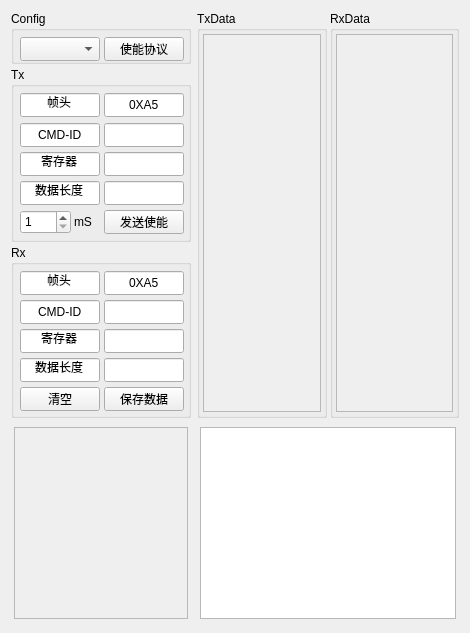
      <widget class="QWidget" name="tab1_2">
       <attribute name="title">
        <string>通信协议</string>
       </attribute>
       <layout class="QGridLayout" name="gridLayout_25">
        <item row="0" column="0">
         <layout class="QGridLayout" name="gridLayout_24">
          <item row="0" column="0">
           <widget class="QWidget" name="widget_2" native="true">
            <property name="minimumSize">
             <size>
              <width>180</width>
              <height>407</height>
             </size>
            </property>
            <property name="maximumSize">
             <size>
              <width>180</width>
              <height>407</height>
             </size>
            </property>
            <layout class="QGridLayout" name="gridLayout_17">
             <property name="leftMargin">
              <number>0</number>
             </property>
             <property name="topMargin">
              <number>0</number>
             </property>
             <property name="rightMargin">
              <number>0</number>
             </property>
             <property name="bottomMargin">
              <number>0</number>
             </property>
             <property name="spacing">
              <number>3</number>
             </property>
             <item row="0" column="0">
              <widget class="QGroupBox" name="groupBox">
               <property name="minimumSize">
                <size>
                 <width>180</width>
                 <height>53</height>
                </size>
               </property>
               <property name="maximumSize">
                <size>
                 <width>180</width>
                 <height>53</height>
                </size>
               </property>
               <property name="title">
                <string>Config</string>
               </property>
               <layout class="QGridLayout" name="gridLayout_16">
                <property name="leftMargin">
                 <number>6</number>
                </property>
                <property name="topMargin">
                 <number>6</number>
                </property>
                <property name="rightMargin">
                 <number>6</number>
                </property>
                <property name="bottomMargin">
                 <number>6</number>
                </property>
                <item row="0" column="0">
                 <widget class="vCombox" name="comboBox">
                  <property name="minimumSize">
                   <size>
                    <width>80</width>
                    <height>24</height>
                   </size>
                  </property>
                  <property name="maximumSize">
                   <size>
                    <width>80</width>
                    <height>24</height>
                   </size>
                  </property>
                 </widget>
                </item>
                <item row="0" column="1">
                 <widget class="QPushButton" name="pushButton_4">
                  <property name="minimumSize">
                   <size>
                    <width>80</width>
                    <height>24</height>
                   </size>
                  </property>
                  <property name="maximumSize">
                   <size>
                    <width>80</width>
                    <height>24</height>
                   </size>
                  </property>
                  <property name="text">
                   <string>使能协议</string>
                  </property>
                  <property name="checkable">
                   <bool>true</bool>
                  </property>
                 </widget>
                </item>
               </layout>
              </widget>
             </item>
             <item row="1" column="0">
              <widget class="QGroupBox" name="groupBoxV1">
               <property name="minimumSize">
                <size>
                 <width>180</width>
                 <height>175</height>
                </size>
               </property>
               <property name="maximumSize">
                <size>
                 <width>180</width>
                 <height>175</height>
                </size>
               </property>
               <property name="cursor">
                <cursorShape>ArrowCursor</cursorShape>
               </property>
               <property name="focusPolicy">
                <enum>Qt::NoFocus</enum>
               </property>
               <property name="title">
                <string>Tx</string>
               </property>
               <layout class="QGridLayout" name="gridLayout_14">
                <property name="leftMargin">
                 <number>6</number>
                </property>
                <property name="topMargin">
                 <number>6</number>
                </property>
                <property name="rightMargin">
                 <number>6</number>
                </property>
                <property name="bottomMargin">
                 <number>6</number>
                </property>
                <item row="0" column="0">
                 <widget class="QLineEdit" name="lineEdit">
                  <property name="minimumSize">
                   <size>
                    <width>80</width>
                    <height>24</height>
                   </size>
                  </property>
                  <property name="maximumSize">
                   <size>
                    <width>80</width>
                    <height>24</height>
                   </size>
                  </property>
                  <property name="text">
                   <string>帧头</string>
                  </property>
                  <property name="alignment">
                   <set>Qt::AlignCenter</set>
                  </property>
                  <property name="readOnly">
                   <bool>true</bool>
                  </property>
                 </widget>
                </item>
                <item row="0" column="1">
                 <widget class="QLineEdit" name="lineEdit_2">
                  <property name="minimumSize">
                   <size>
                    <width>80</width>
                    <height>24</height>
                   </size>
                  </property>
                  <property name="maximumSize">
                   <size>
                    <width>80</width>
                    <height>24</height>
                   </size>
                  </property>
                  <property name="text">
                   <string>0XA5</string>
                  </property>
                  <property name="alignment">
                   <set>Qt::AlignCenter</set>
                  </property>
                  <property name="readOnly">
                   <bool>true</bool>
                  </property>
                 </widget>
                </item>
                <item row="1" column="0">
                 <widget class="QLineEdit" name="lineEdit_3">
                  <property name="minimumSize">
                   <size>
                    <width>80</width>
                    <height>24</height>
                   </size>
                  </property>
                  <property name="maximumSize">
                   <size>
                    <width>80</width>
                    <height>24</height>
                   </size>
                  </property>
                  <property name="text">
                   <string>CMD-ID</string>
                  </property>
                  <property name="alignment">
                   <set>Qt::AlignCenter</set>
                  </property>
                  <property name="readOnly">
                   <bool>true</bool>
                  </property>
                 </widget>
                </item>
                <item row="1" column="1">
                 <widget class="QLineEdit" name="lineEdit_4">
                  <property name="minimumSize">
                   <size>
                    <width>80</width>
                    <height>24</height>
                   </size>
                  </property>
                  <property name="maximumSize">
                   <size>
                    <width>80</width>
                    <height>24</height>
                   </size>
                  </property>
                  <property name="text">
                   <string/>
                  </property>
                  <property name="alignment">
                   <set>Qt::AlignCenter</set>
                  </property>
                 </widget>
                </item>
                <item row="2" column="0">
                 <widget class="QLineEdit" name="lineEdit_5">
                  <property name="minimumSize">
                   <size>
                    <width>80</width>
                    <height>24</height>
                   </size>
                  </property>
                  <property name="maximumSize">
                   <size>
                    <width>80</width>
                    <height>24</height>
                   </size>
                  </property>
                  <property name="text">
                   <string>寄存器</string>
                  </property>
                  <property name="alignment">
                   <set>Qt::AlignCenter</set>
                  </property>
                  <property name="readOnly">
                   <bool>true</bool>
                  </property>
                 </widget>
                </item>
                <item row="2" column="1">
                 <widget class="QLineEdit" name="lineEdit_6">
                  <property name="minimumSize">
                   <size>
                    <width>80</width>
                    <height>24</height>
                   </size>
                  </property>
                  <property name="maximumSize">
                   <size>
                    <width>80</width>
                    <height>24</height>
                   </size>
                  </property>
                  <property name="text">
                   <string/>
                  </property>
                  <property name="alignment">
                   <set>Qt::AlignCenter</set>
                  </property>
                 </widget>
                </item>
                <item row="3" column="0">
                 <widget class="QLineEdit" name="lineEdit_7">
                  <property name="minimumSize">
                   <size>
                    <width>80</width>
                    <height>24</height>
                   </size>
                  </property>
                  <property name="maximumSize">
                   <size>
                    <width>80</width>
                    <height>24</height>
                   </size>
                  </property>
                  <property name="text">
                   <string>数据长度</string>
                  </property>
                  <property name="alignment">
                   <set>Qt::AlignCenter</set>
                  </property>
                  <property name="readOnly">
                   <bool>true</bool>
                  </property>
                 </widget>
                </item>
                <item row="3" column="1">
                 <widget class="QLineEdit" name="lineEdit_8">
                  <property name="minimumSize">
                   <size>
                    <width>80</width>
                    <height>24</height>
                   </size>
                  </property>
                  <property name="maximumSize">
                   <size>
                    <width>80</width>
                    <height>24</height>
                   </size>
                  </property>
                  <property name="text">
                   <string/>
                  </property>
                  <property name="alignment">
                   <set>Qt::AlignCenter</set>
                  </property>
                 </widget>
                </item>
                <item row="4" column="0">
                 <layout class="QGridLayout" name="gridLayout_12">
                  <property name="spacing">
                   <number>3</number>
                  </property>
                  <item row="0" column="0">
                   <widget class="QSpinBox" name="spinBox_2">
                    <property name="minimumSize">
                     <size>
                      <width>32</width>
                      <height>24</height>
                     </size>
                    </property>
                    <property name="maximumSize">
                     <size>
                      <width>128</width>
                      <height>24</height>
                     </size>
                    </property>
                    <property name="minimum">
                     <number>1</number>
                    </property>
                    <property name="maximum">
                     <number>60000</number>
                    </property>
                   </widget>
                  </item>
                  <item row="0" column="1">
                   <widget class="QLabel" name="label_2">
                    <property name="minimumSize">
                     <size>
                      <width>24</width>
                      <height>24</height>
                     </size>
                    </property>
                    <property name="maximumSize">
                     <size>
                      <width>24</width>
                      <height>24</height>
                     </size>
                    </property>
                    <property name="text">
                     <string>mS</string>
                    </property>
                   </widget>
                  </item>
                 </layout>
                </item>
                <item row="4" column="1">
                 <widget class="QPushButton" name="protocolTxBt">
                  <property name="minimumSize">
                   <size>
                    <width>80</width>
                    <height>24</height>
                   </size>
                  </property>
                  <property name="maximumSize">
                   <size>
                    <width>80</width>
                    <height>24</height>
                   </size>
                  </property>
                  <property name="text">
                   <string>发送使能</string>
                  </property>
                  <property name="checkable">
                   <bool>true</bool>
                  </property>
                 </widget>
                </item>
               </layout>
              </widget>
             </item>
             <item row="2" column="0">
              <widget class="QGroupBox" name="groupBoxV2">
               <property name="minimumSize">
                <size>
                 <width>180</width>
                 <height>173</height>
                </size>
               </property>
               <property name="maximumSize">
                <size>
                 <width>180</width>
                 <height>173</height>
                </size>
               </property>
               <property name="title">
                <string>Rx</string>
               </property>
               <layout class="QGridLayout" name="gridLayout_15">
                <property name="leftMargin">
                 <number>6</number>
                </property>
                <property name="topMargin">
                 <number>6</number>
                </property>
                <property name="rightMargin">
                 <number>6</number>
                </property>
                <property name="bottomMargin">
                 <number>6</number>
                </property>
                <item row="0" column="0">
                 <widget class="QLineEdit" name="lineEdit_9">
                  <property name="minimumSize">
                   <size>
                    <width>80</width>
                    <height>24</height>
                   </size>
                  </property>
                  <property name="maximumSize">
                   <size>
                    <width>80</width>
                    <height>24</height>
                   </size>
                  </property>
                  <property name="text">
                   <string>帧头</string>
                  </property>
                  <property name="alignment">
                   <set>Qt::AlignCenter</set>
                  </property>
                  <property name="readOnly">
                   <bool>true</bool>
                  </property>
                 </widget>
                </item>
                <item row="0" column="1">
                 <widget class="QLineEdit" name="lineEdit_10">
                  <property name="minimumSize">
                   <size>
                    <width>80</width>
                    <height>24</height>
                   </size>
                  </property>
                  <property name="maximumSize">
                   <size>
                    <width>80</width>
                    <height>24</height>
                   </size>
                  </property>
                  <property name="text">
                   <string>0XA5</string>
                  </property>
                  <property name="alignment">
                   <set>Qt::AlignCenter</set>
                  </property>
                  <property name="readOnly">
                   <bool>true</bool>
                  </property>
                 </widget>
                </item>
                <item row="1" column="0">
                 <widget class="QLineEdit" name="lineEdit_11">
                  <property name="minimumSize">
                   <size>
                    <width>80</width>
                    <height>24</height>
                   </size>
                  </property>
                  <property name="maximumSize">
                   <size>
                    <width>80</width>
                    <height>24</height>
                   </size>
                  </property>
                  <property name="text">
                   <string>CMD-ID</string>
                  </property>
                  <property name="alignment">
                   <set>Qt::AlignCenter</set>
                  </property>
                  <property name="readOnly">
                   <bool>true</bool>
                  </property>
                 </widget>
                </item>
                <item row="1" column="1">
                 <widget class="QLineEdit" name="lineEdit_12">
                  <property name="minimumSize">
                   <size>
                    <width>80</width>
                    <height>24</height>
                   </size>
                  </property>
                  <property name="maximumSize">
                   <size>
                    <width>80</width>
                    <height>24</height>
                   </size>
                  </property>
                  <property name="text">
                   <string/>
                  </property>
                  <property name="alignment">
                   <set>Qt::AlignCenter</set>
                  </property>
                  <property name="readOnly">
                   <bool>true</bool>
                  </property>
                 </widget>
                </item>
                <item row="2" column="0">
                 <widget class="QLineEdit" name="lineEdit_13">
                  <property name="minimumSize">
                   <size>
                    <width>80</width>
                    <height>24</height>
                   </size>
                  </property>
                  <property name="maximumSize">
                   <size>
                    <width>80</width>
                    <height>24</height>
                   </size>
                  </property>
                  <property name="text">
                   <string>寄存器</string>
                  </property>
                  <property name="alignment">
                   <set>Qt::AlignCenter</set>
                  </property>
                  <property name="readOnly">
                   <bool>true</bool>
                  </property>
                 </widget>
                </item>
                <item row="2" column="1">
                 <widget class="QLineEdit" name="lineEdit_14">
                  <property name="minimumSize">
                   <size>
                    <width>80</width>
                    <height>24</height>
                   </size>
                  </property>
                  <property name="maximumSize">
                   <size>
                    <width>80</width>
                    <height>24</height>
                   </size>
                  </property>
                  <property name="text">
                   <string/>
                  </property>
                  <property name="alignment">
                   <set>Qt::AlignCenter</set>
                  </property>
                  <property name="readOnly">
                   <bool>true</bool>
                  </property>
                 </widget>
                </item>
                <item row="3" column="0">
                 <widget class="QLineEdit" name="lineEdit_15">
                  <property name="minimumSize">
                   <size>
                    <width>80</width>
                    <height>24</height>
                   </size>
                  </property>
                  <property name="maximumSize">
                   <size>
                    <width>80</width>
                    <height>24</height>
                   </size>
                  </property>
                  <property name="text">
                   <string>数据长度</string>
                  </property>
                  <property name="alignment">
                   <set>Qt::AlignCenter</set>
                  </property>
                  <property name="readOnly">
                   <bool>true</bool>
                  </property>
                 </widget>
                </item>
                <item row="3" column="1">
                 <widget class="QLineEdit" name="lineEdit_16">
                  <property name="minimumSize">
                   <size>
                    <width>80</width>
                    <height>24</height>
                   </size>
                  </property>
                  <property name="maximumSize">
                   <size>
                    <width>80</width>
                    <height>24</height>
                   </size>
                  </property>
                  <property name="text">
                   <string/>
                  </property>
                  <property name="alignment">
                   <set>Qt::AlignCenter</set>
                  </property>
                  <property name="readOnly">
                   <bool>true</bool>
                  </property>
                 </widget>
                </item>
                <item row="4" column="0">
                 <widget class="QPushButton" name="pushButton">
                  <property name="minimumSize">
                   <size>
                    <width>80</width>
                    <height>24</height>
                   </size>
                  </property>
                  <property name="maximumSize">
                   <size>
                    <width>80</width>
                    <height>24</height>
                   </size>
                  </property>
                  <property name="text">
                   <string>清空</string>
                  </property>
                 </widget>
                </item>
                <item row="4" column="1">
                 <widget class="QPushButton" name="pushButton_2">
                  <property name="minimumSize">
                   <size>
                    <width>80</width>
                    <height>24</height>
                   </size>
                  </property>
                  <property name="maximumSize">
                   <size>
                    <width>80</width>
                    <height>24</height>
                   </size>
                  </property>
                  <property name="text">
                   <string>保存数据</string>
                  </property>
                 </widget>
                </item>
               </layout>
              </widget>
             </item>
            </layout>
           </widget>
          </item>
          <item row="0" column="1">
           <widget class="QWidget" name="widget_3" native="true">
            <layout class="QGridLayout" name="gridLayout_20">
             <property name="leftMargin">
              <number>0</number>
             </property>
             <property name="topMargin">
              <number>0</number>
             </property>
             <property name="rightMargin">
              <number>0</number>
             </property>
             <property name="bottomMargin">
              <number>0</number>
             </property>
             <property name="spacing">
              <number>3</number>
             </property>
             <item row="0" column="0">
              <widget class="QGroupBox" name="groupBox_2">
               <property name="title">
                <string>TxData</string>
               </property>
               <layout class="QGridLayout" name="gridLayout_18">
                <property name="leftMargin">
                 <number>3</number>
                </property>
                <property name="topMargin">
                 <number>3</number>
                </property>
                <property name="rightMargin">
                 <number>3</number>
                </property>
                <property name="bottomMargin">
                 <number>3</number>
                </property>
                <property name="spacing">
                 <number>3</number>
                </property>
                <item row="0" column="0">
                 <widget class="QScrollArea" name="scrollAreaS1">
                  <property name="widgetResizable">
                   <bool>true</bool>
                  </property>
                  <widget class="QWidget" name="scrollAreaWidgetContents_2">
                   <property name="enabled">
                    <bool>true</bool>
                   </property>
                   <property name="geometry">
                    <rect>
                     <x>0</x>
                     <y>0</y>
                     <width>331</width>
                     <height>382</height>
                    </rect>
                   </property>
                  </widget>
                 </widget>
                </item>
               </layout>
              </widget>
             </item>
             <item row="0" column="1">
              <widget class="QGroupBox" name="groupBox_3">
               <property name="title">
                <string>RxData</string>
               </property>
               <layout class="QGridLayout" name="gridLayout_19">
                <property name="leftMargin">
                 <number>3</number>
                </property>
                <property name="topMargin">
                 <number>3</number>
                </property>
                <property name="rightMargin">
                 <number>3</number>
                </property>
                <property name="bottomMargin">
                 <number>3</number>
                </property>
                <property name="spacing">
                 <number>3</number>
                </property>
                <item row="0" column="0">
                 <widget class="QScrollArea" name="scrollAreaS2">
                  <property name="widgetResizable">
                   <bool>true</bool>
                  </property>
                  <widget class="QWidget" name="scrollAreaWidgetContents_3">
                   <property name="geometry">
                    <rect>
                     <x>0</x>
                     <y>0</y>
                     <width>331</width>
                     <height>382</height>
                    </rect>
                   </property>
                  </widget>
                 </widget>
                </item>
               </layout>
              </widget>
             </item>
            </layout>
           </widget>
          </item>
         </layout>
        </item>
        <item row="1" column="0">
         <layout class="QGridLayout" name="gridLayout_23">
          <item row="0" column="0">
           <widget class="QWidget" name="widget_4" native="true">
            <property name="minimumSize">
             <size>
              <width>180</width>
              <height>0</height>
             </size>
            </property>
            <property name="maximumSize">
             <size>
              <width>180</width>
              <height>16777215</height>
             </size>
            </property>
            <layout class="QGridLayout" name="gridLayout_22">
             <property name="leftMargin">
              <number>3</number>
             </property>
             <property name="topMargin">
              <number>3</number>
             </property>
             <property name="rightMargin">
              <number>3</number>
             </property>
             <property name="bottomMargin">
              <number>3</number>
             </property>
             <item row="0" column="0">
              <widget class="QScrollArea" name="scrollArea">
               <property name="widgetResizable">
                <bool>true</bool>
               </property>
               <widget class="QWidget" name="scrollAreaWidgetContents_4">
                <property name="geometry">
                 <rect>
                  <x>0</x>
                  <y>0</y>
                  <width>172</width>
                  <height>145</height>
                 </rect>
                </property>
               </widget>
              </widget>
             </item>
            </layout>
           </widget>
          </item>
          <item row="0" column="1">
           <widget class="QWidget" name="widget_5" native="true">
            <layout class="QGridLayout" name="gridLayout_21">
             <property name="leftMargin">
              <number>3</number>
             </property>
             <property name="topMargin">
              <number>3</number>
             </property>
             <property name="rightMargin">
              <number>3</number>
             </property>
             <property name="bottomMargin">
              <number>3</number>
             </property>
             <item row="0" column="0">
              <widget class="vPlainTextEdit" name="plainTextEdit"/>
             </item>
            </layout>
           </widget>
          </item>
         </layout>
        </item>
       </layout>
      </widget>
